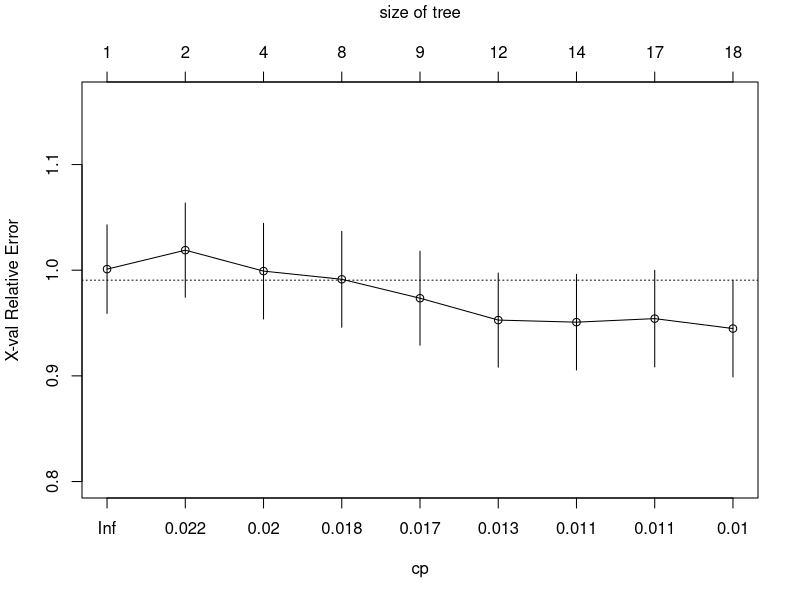
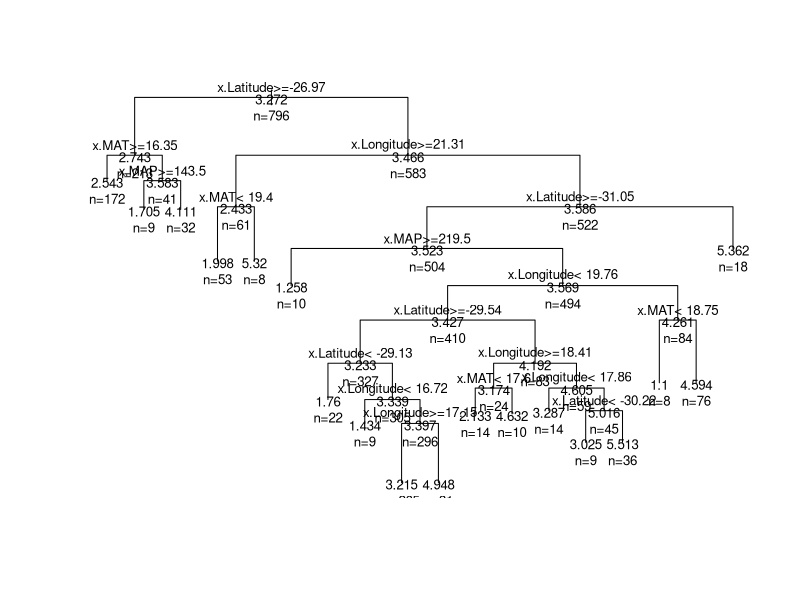

Generate these figures, in order, with R: (Note: this script raises an error after producing the figures.)
library(rpart)
library(caret)

# load some data
mydata <- read.table("data/aloedichotoma.csv",sep=",",header=T)
mydata <- mydata[complete.cases(mydata),]

# set response variable
yf <- log(mydata$tottrees)
# set predictor variables
xf <- mydata[,-c(1)]

# make training and test datasets (70% in training, 30% in test)
train_id = sample(1:length(yf),0.7*length(yf),replace=F)
xtrain <- data.frame(y=yf[train_id],x=xf[train_id,])
xtest <- data.frame(y=yf[-train_id],x=xf[-train_id,])

### fit classification tree with rpart

# fit full tree
fit <- rpart(y ~ ., xtrain)

# some results
printcp(fit) # display the results
plotcp(fit) # visualize cross-validation results
summary(fit) # detailed summary of splits

# plot full tree
plot(fit)
text(fit, use.n=TRUE, all=TRUE, cex=.8)

# accuracy in training dataset
fittedtrain <- predict(fit,type="class")
predtrain <- table(xtrain$y,fittedtrain)
predtrain
sum(diag(predtrain))/sum(predtrain) # training accuracy

# accuracy in test dataset
fittedtest <- predict(fit,newdata=xtest,type="class")
predtest <- table(xtest$y,fittedtest)
predtest
sum(diag(predtest))/sum(predtest) # test accuracy
# training accuracy >> test accuracy => over-fitting

# prune full tree
pfit<- prune(fit, cp = fit$cptable[which.min(fit$cptable[,"xerror"]),"CP"])

# plot pruned tree
plot(pfit, main="Pruned Classification Tree")
text(pfit, use.n=TRUE, all=TRUE, cex=.8)

# accuracy in training dataset
fittedtrain <- predict(pfit,type="class")
predtrain <- table(xtrain$y,fittedtrain)
predtrain
sum(diag(predtrain))/sum(predtrain) # training accuracy

# accuracy in test dataset
fittedtest <- predict(pfit,newdata=xtest,type="class")
predtest <- table(xtest$y,fittedtest)
predtest
sum(diag(predtest))/sum(predtest) # test accuracy




### fit classification tree with caret

# fit tree with 10-fold CV
ctrl <- trainControl(method = "cv", number = 10, savePred=T, classProb=F)
mod <- train(factor(y) ~ ., 
             data=xtrain, 
             method = "rpart",
             tuneLength = 10,
             trControl = ctrl)

# show model results
mod

# plot best (via cross-validation) classification tree
plot(mod$finalModel)
text(mod$finalModel, use.n=TRUE, all=TRUE, cex=.8)

# get cross-validated accuracy
max(mod$results$Accuracy)

# accuracy in training dataset
fittedtrain <- predict(mod)
predtrain <- table(mod$finalModel$y,fittedtrain)
predtrain
sum(diag(predtrain))/sum(predtrain) # training accuracy

# accuracy in test dataset
fittedtest <- predict(mod$finalModel,newdata=xtest,type="class")
predtest <- table(xtest$y,fittedtest)
predtest
sum(diag(predtest))/sum(predtest) # test accuracy

### fit random forest with caret

# fit tree with 10-fold CV
ctrl <- trainControl(method = "cv", number = 10, savePred=T, classProb=F)
mod <- train(factor(y) ~ ., 
             data=xtrain, 
             method = "rf", 
             trControl = ctrl)

# variable importance (no tree plot any more)
varImpPlot(mod$finalModel)

# accuracy in training dataset
predtrain <- table(mod$finalModel$y,mod$finalModel$predicted)
predtrain
sum(diag(predtrain))/sum(predtrain) # training accuracy

# accuracy in test dataset
fittedtest <- predict(mod$finalModel,newdata=xtest,type="class")
predtest <- table(xtest$y,fittedtest)
predtest
sum(diag(predtest))/sum(predtest) # test accuracy

